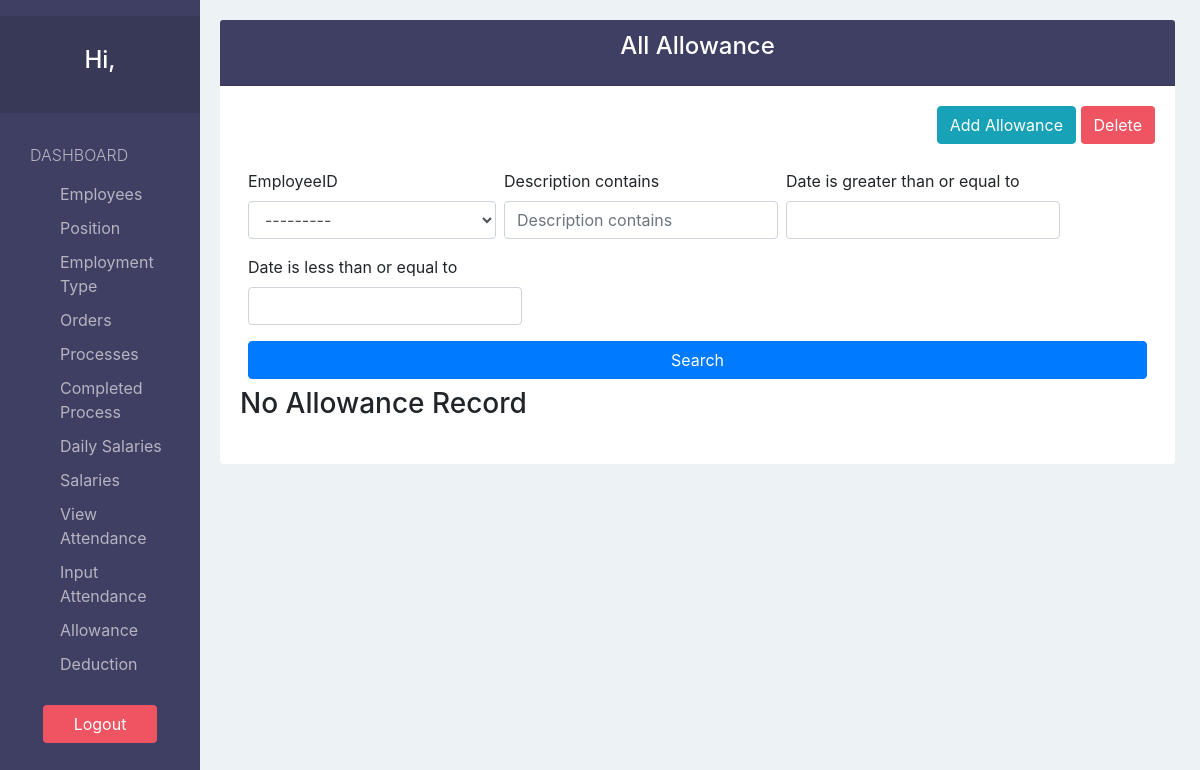
Before: /allowance/ with the older database file.
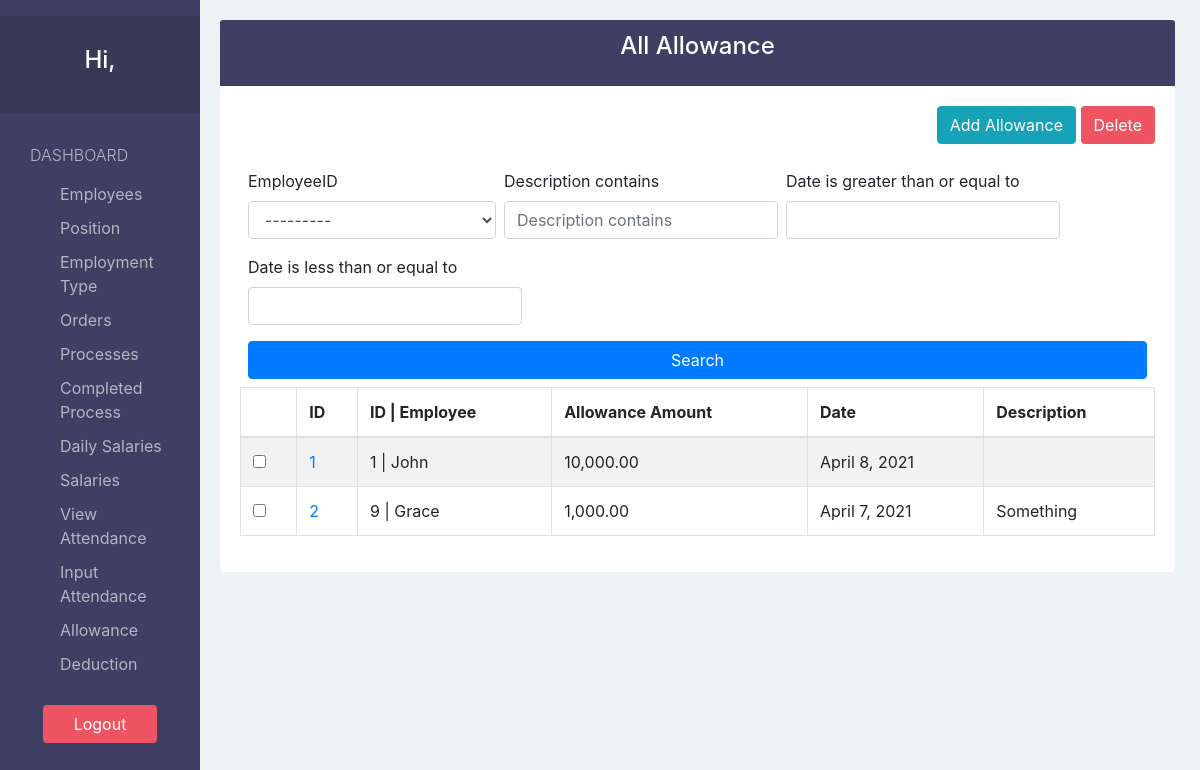
After: the same page with the newer database file.
### payrollApp/models.py (models this page shows)
class Allowance(models.Model):
  employeeID  = models.ForeignKey('Employee', default=None, null=True, on_delete=models.SET_DEFAULT)
  amount      = models.DecimalField(decimal_places=2, max_digits=100, validators=[MinValueValidator(0.01, message="Amount must be greater than 0")])
  description = models.CharField(max_length=200, null=True, blank=True)
  date        = models.DateField()

class Employee(models.Model):
  firstName      = models.CharField(max_length=30)
  lastName       = models.CharField(max_length=30, blank=True, null=True)
  phoneNumber    = models.CharField(max_length=15, blank=True, null=True)
  email          = models.CharField(max_length=100, blank=True, null=True)
  address        = models.CharField(max_length=200, blank=True, null=True)
  positionID     = models.ForeignKey('Position', default=None, null=True, on_delete=models.SET_DEFAULT, blank=True)
  employmentTypeID = models.ForeignKey('EmploymentType', default=None, null=True, on_delete=models.SET_DEFAULT, blank=True)
  hireDate       = models.DateTimeField(auto_now_add=True)
  terminationDate= models.DateTimeField(blank=True, null=True)
  notes          = models.TextField(blank=True, null=True)
  def __str__(self):
    if self.lastName:
      return str(self.id)+" | "+self.firstName.capitalize()+" "+self.lastName.capitalize()
    else:
      return str(self.id)+" | "+self.firstName.capitalize()

### payrollApp/views.py (the view)
# urls.py: path('allowance/', views.allowance_view, name="allowance"),
def allowance_view(request):
  allowances = Allowance.objects.all()
  flag   = True
  if not allowances:
    flag=False
  myFilter = AllowanceFilter(request.GET, queryset=allowances)
  allowances = myFilter.qs
  context = {
    'allowances':allowances,
    'flags':flag,
    'myFilter':myFilter
  }
  return render(request, 'salary/allowance/allowance.html', context)

### payrollApp/templates/salary/allowance/allowance.html (shortened to what this page needs)
{% extends 'view_base.html' %}
{% load static %}
{% load humanize %}
{% load bootstrap4 %}
{% block script %}
  <link rel="stylesheet" href="http://code.jquery.com/ui/1.11.0/themes/smoothness/jquery-ui.css">
{% endblock %}
{% block viewTitle %}All Allowance{% endblock %}
{% block addBtn %}
  <a href="{% url 'create-allowance' %}" class="btn btn-info">Add Allowance</a>
{% endblock %}
{% block searchForm %}
  <form method="GET" class="searchForm">
    {% bootstrap_form myFilter.form %}
    <button class="btn btn-primary col-lg-12">Search</button>
  </form>
{% endblock %}
{% block columns %}
  {% if flags %}
    {% block form %}
      <form action="{% url 'delete-allowance'%}?next={{ request.path }}" method="POST">{% csrf_token %}
    {% endblock %}
    <th></th>
    <th>ID</th>
    <th>ID | Employee</th>
    <th>Allowance Amount</th>
    <th>Date</th>
    <th>Description</th>
  {% endif %}
{% endblock %}
{% block tbodyContent %}
  {% if not flags %}
  <h3>No Allowance Record</h3>
  {% else %}
    {% for allowance  in allowances %}
      <tr>
        <td><input type="checkbox" name="selected" value="{{ allowance.id }}"></td>
        <td scope="row"><a href="{% url 'edit-allowance' allowance.id %}?next={{ request.path }}">{{ allowance.id }}</a></td>
        <td>{{ allowance.employeeID }}</td>
        <td>{{ allowance.amount|intcomma}}</td>
        <td>{{ allowance.date }}</td>
        <td>{% if allowance.description %}
              {{ allowance.description|slice:"0:100" }}{% if allowance.description|length > 100 %}...{% endif %}
            {% endif %}
            </td>
      </tr>
    {% endfor %}
  {% endif %}
{% endblock %}

Changed rows visible on the page:
added Allowance: id "1", employeeID "1 | John", amount "10,000.00", date "April 8, 2021"
added Allowance: id "2", employeeID "9 | Grace", amount "1,000.00", date "April 7, 2021", description "Something"
Other visible differences:
text no longer shown: "No Allowance Record"
text now shown: "ID ID | Employee Allowance Amount Date Description"
